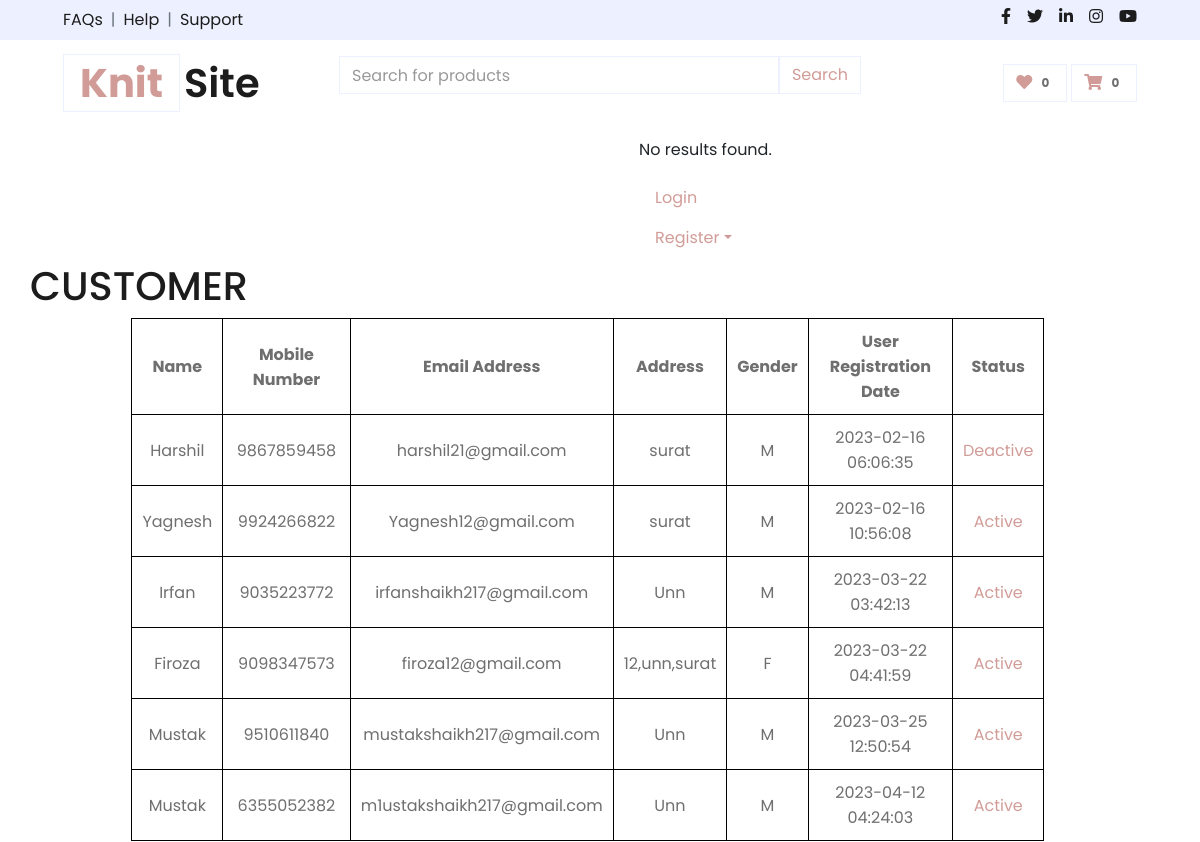
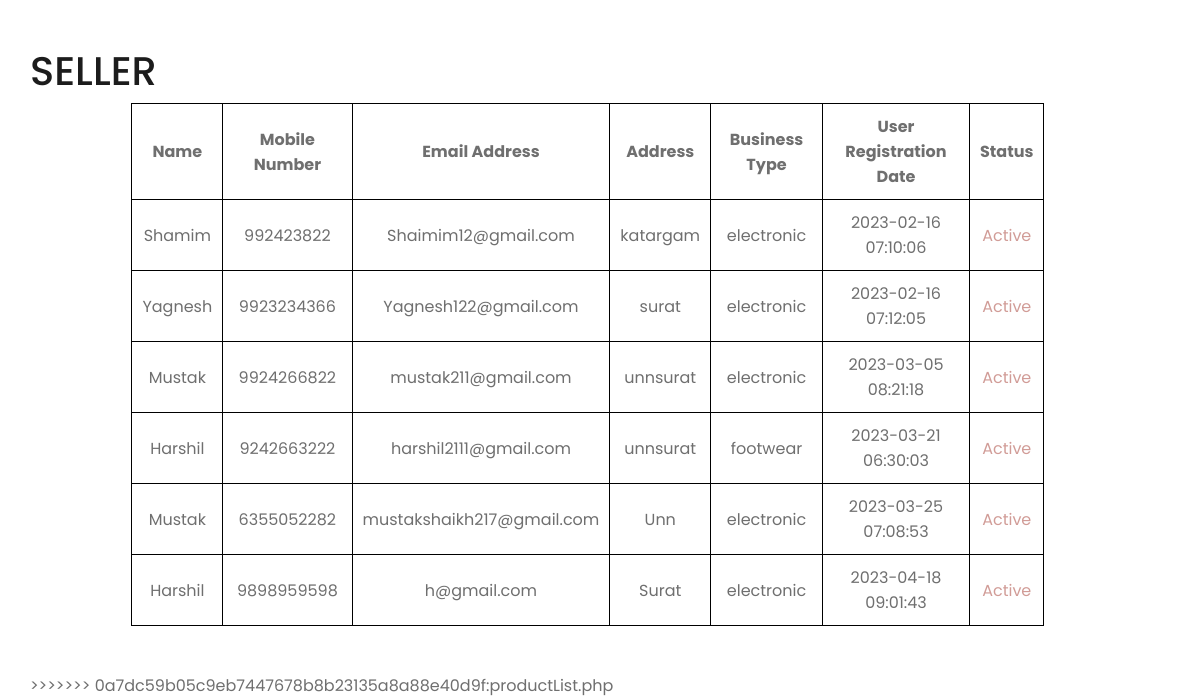
Page /productList.php on the earlier database version (2 pictures, top to bottom).
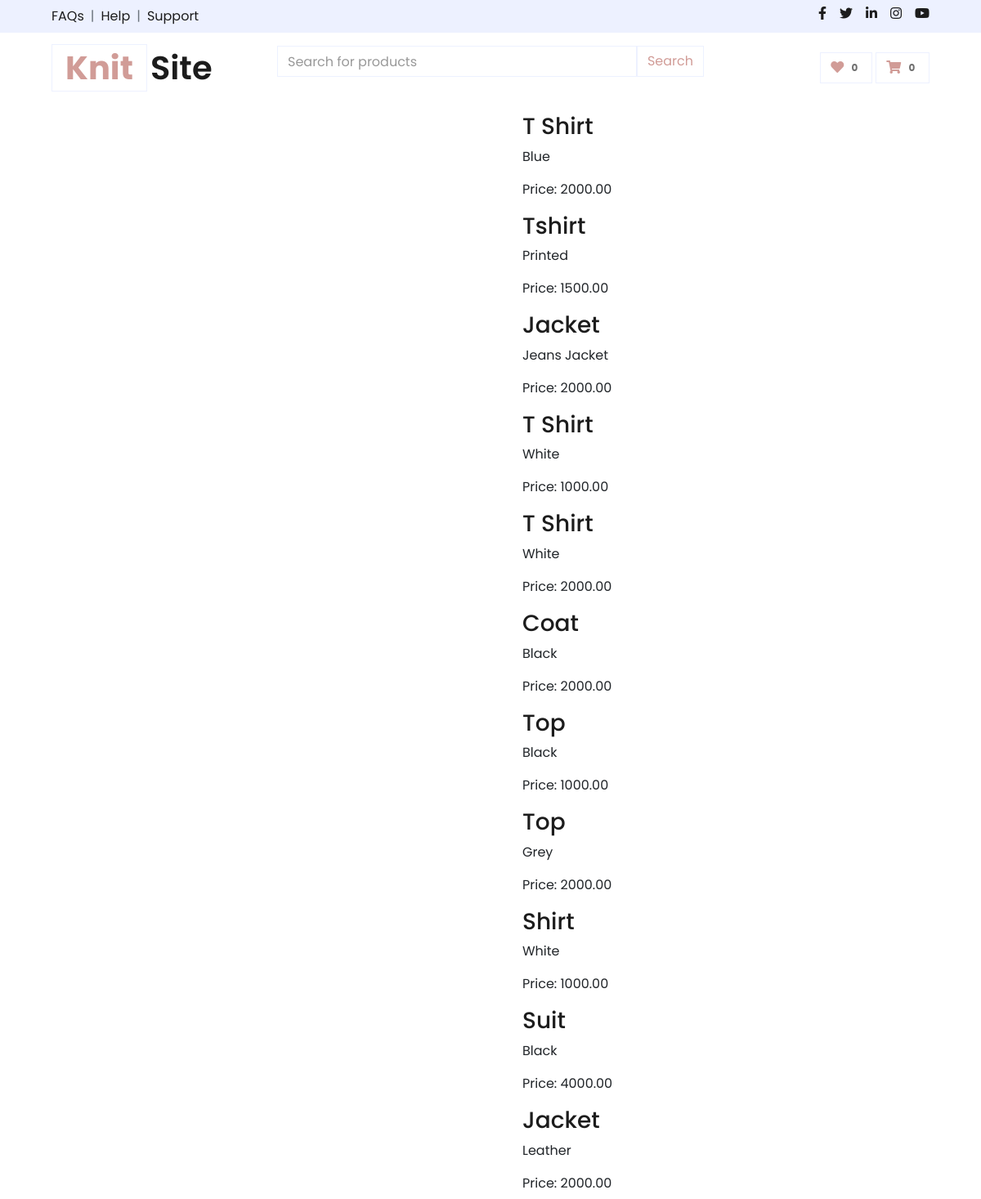
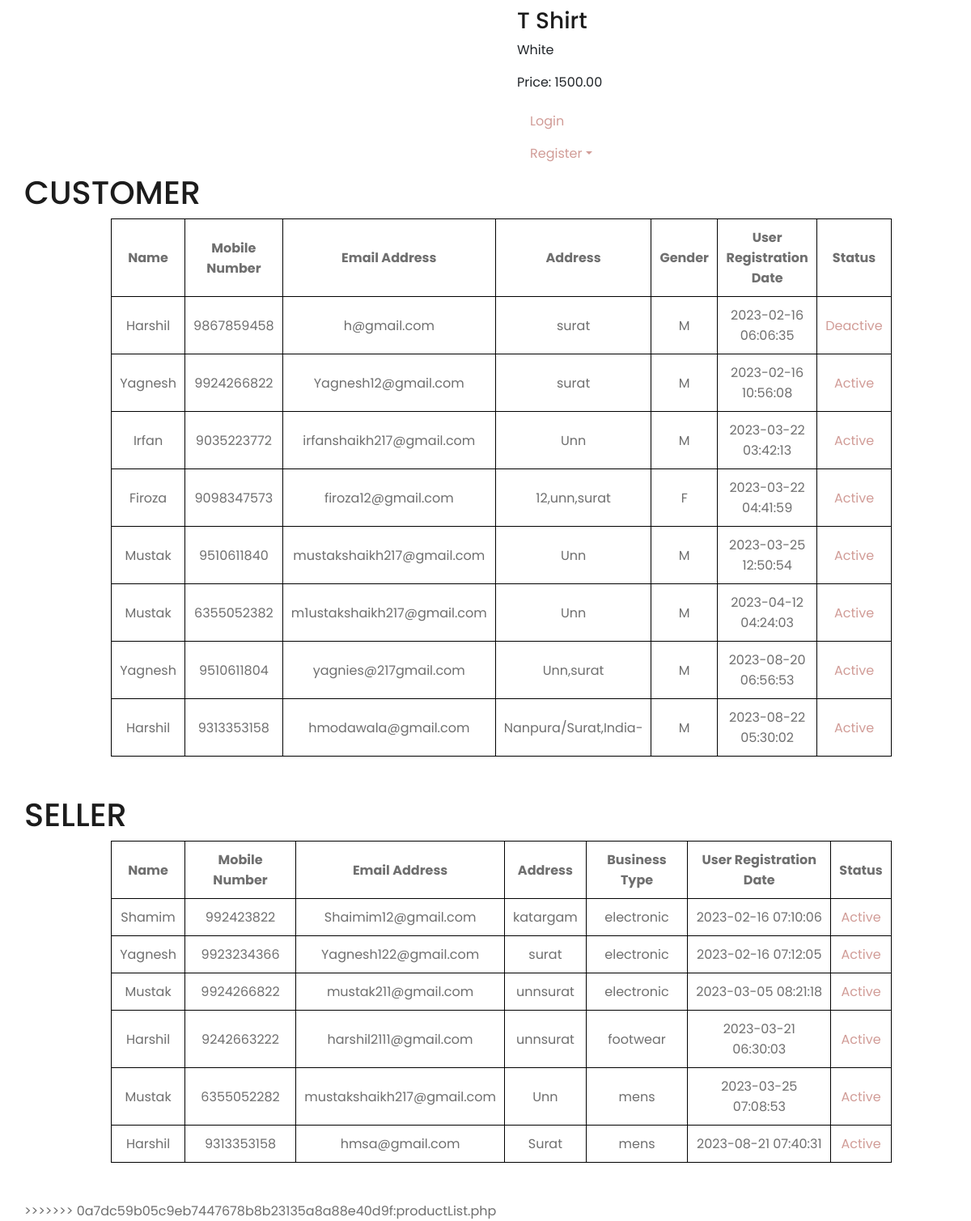
Same page on the later database version (2 pictures, top to bottom).
### tables this page shows
CREATE TABLE `customerregistration` (
  `UserId` int(11) NOT NULL,
  `UserFirstName` varchar(30) NOT NULL,
  `UserMiddleName` varchar(30) NOT NULL,
  `UserLastName` varchar(30) NOT NULL,
  `MobileNumber` char(10) NOT NULL,
  `EmailAddress` varchar(30) NOT NULL,
  `UserName` varchar(30) NOT NULL,
  `Password` char(32) NOT NULL,
  `ConfirmPassword` char(32) NOT NULL,
  `Address` varchar(50) NOT NULL,
  `Pincode` int(6) NOT NULL,
  `Gender` varchar(1) NOT NULL,
  `CreationDate` datetime NOT NULL,
  `status` varchar(1) NOT NULL DEFAULT '1'
);

CREATE TABLE `sellerregistration` (
  `SellerId` int(11) NOT NULL,
  `SellerFirstName` varchar(30) NOT NULL,
  `SellerMiddleName` varchar(30) NOT NULL,
  `SellerLastName` varchar(30) NOT NULL,
  `MobileNumber` char(10) NOT NULL,
  `EmailAddress` varchar(30) NOT NULL,
  `UserName` varchar(30) NOT NULL,
  `Password` char(32) NOT NULL,
  `ConfirmPassword` char(32) NOT NULL,
  `BusinessLocation` varchar(50) NOT NULL,
  `Pincode` int(6) NOT NULL,
  `BusinessType` varchar(20) NOT NULL,
  `CreationDate` datetime NOT NULL,
  `status` varchar(1) NOT NULL DEFAULT '1',
  `businessdoc` varchar(256) DEFAULT NULL
);

CREATE TABLE `products` (
  `id` int(11) NOT NULL,
  `name` varchar(255) NOT NULL,
  `description` text DEFAULT NULL,
  `price` decimal(10,2) NOT NULL,
  `brand_name` varchar(255) DEFAULT NULL,
  `category` varchar(255) DEFAULT NULL,
  `image_path` varchar(255) DEFAULT NULL,
  `add_date` timestamp NOT NULL DEFAULT current_timestamp(),
  `status` int(1) DEFAULT 1,
  `SID` int(11) DEFAULT NULL
);

### productList.php (the view, shortened to what the changed rows need)
<head>
    <link href="https://cdnjs.cloudflare.com/ajax/libs/font-awesome/5.10.0/css/all.min.css" rel="stylesheet">
    <link href="lib/owlcarousel/assets/owl.carousel.min.css" rel="stylesheet">
    <link href="css/style.css" rel="stylesheet">
    <link rel="stylesheet" href="https://code.jquery.com/ui/1.13.0/themes/base/jquery-ui.css">
</head>
<?php include_once 'header.php' ?>
<div class="container">
    <div class="row">
        <div class="col">
            <div class=" dropdown-item" id="search-results">
<?php
$host = 'localhost';
$dbname = 'knitsite';
$username = 'root';
$password = '';
$dsn = "mysql:host=$host;dbname=$dbname;charset=utf8mb4";
$options = [
    PDO::ATTR_ERRMODE => PDO::ERRMODE_EXCEPTION,
    PDO::ATTR_DEFAULT_FETCH_MODE => PDO::FETCH_ASSOC,
    PDO::ATTR_EMULATE_PREPARES => false,
];
try {
    $pdo = new PDO($dsn, $username, $password, $options);
} catch (PDOException $e) {
    die("Database connection failed: " . $e->getMessage());
}
$query = trim($_GET["name"]);
$stmt = $pdo->prepare("SELECT * FROM products WHERE name LIKE :query");
$stmt->bindValue(':query', '%' . $query . '%');
$stmt->execute();
$result = $stmt->fetchAll();
if (count($result) > 0) {
    foreach ($result as $row) {
        echo "<div>";
        echo "<h3>".$row['name']."</h3>";
        echo "<p>".$row['description']."</p>";
        echo "<p>Price: ".$row['price']."</p>";
        echo "</div>";
    }
} else {
    echo "<p>No results found.</p>";
}
?>
                           <a href="login1/login.php" class="nav-item nav-link" style="display: <?php if (isset($_SESSION["LoginUserName"])) { echo "none";} else { echo "block";}?>">Login</a>
                            <div class="nav-item dropdown" style="display: <?php if (isset($_SESSION["LoginUserName"])) { echo "none";} else { echo "block";}?>">
                                <a href="#" class="nav-link dropdown-toggle" data-toggle="dropdown">Register</a>
                            </div>
                        </div>
                    </div>
                <div id="header-carousel" class="carousel slide" data-ride="carousel">
                  <?php
$conn = new mysqli("localhost","root","","knitsite");
$sql = "SELECT UserId,UserFirstName,UserMiddleName,UserLastName,MobileNumber,EmailAddress,UserName,Address,Pincode,Gender,CreationDate,status FROM customerregistration";
$result = $conn->query($sql);
if ($result->num_rows > 0) {
    $row = $result->fetch_all(MYSQLI_ASSOC);
}
?>
<html>
    <h1>CUSTOMER</h1>
    <table>
        <thead>
            <tr>
                <th>Name</th>
                <th>Mobile Number</th>
                <th>Email Address</th>
                <th>Address</th>
                <th>Gender</th>
                <th>User Registration Date</th>
                <th>Status</th>
            </tr>
        </thead>
        <tbody>
            <?php
               if(!empty($row))
               foreach($row as $rows)
              {
            ?>
            <tr>
                <td><?php echo $rows['UserFirstName']; ?></td>
                <td><?php echo $rows['MobileNumber']; ?></td>
                <td><?php echo $rows['EmailAddress']; ?></td>
                <td><?php echo $rows['Address']; ?></td>
                <td><?php echo $rows['Gender']; ?></td>
                <td><?php echo $rows['CreationDate']; ?></td>
                <td><a href="active.php?cid=<?php echo $rows['UserId']; ?>&status=<?php echo $rows['status']; ?>"><?php if($rows['status']==1)echo"Active"; else echo"Deactive"?></a></td>
            </tr>
            <?php } ?>
        </tbody>
    </table>
    <br><br>
</html>
 <?php
$conn = new mysqli("localhost","root","","knitsite");
$sql = "SELECT SellerId,SellerFirstName,SellerMiddleName,SellerLastName,MobileNumber,EmailAddress,UserName,Password,BusinessLocation,Pincode,BusinessType,CreationDate,status FROM sellerregistration";
$result = $conn->query($sql);
if ($result->num_rows > 0) {
    $row = $result->fetch_all(MYSQLI_ASSOC);
}
?>
<html>
    <h1>SELLER</h1>
    <table>
        <thead>
            <tr>
                <th>Name</th>
                <th>Mobile Number</th>
                <th>Email Address</th>
                <th>Address</th>
                <th>Business Type</th>
                <th>User Registration Date</th>
                <th>Status</th>
            </tr>
        </thead>
        <tbody>
            <?php
               if(!empty($row))
               foreach($row as $rows)
              {
            ?>
            <tr>
                <td><?php echo $rows['SellerFirstName']; ?></td>
                <td><?php echo $rows['MobileNumber']; ?></td>
                <td><?php echo $rows['EmailAddress']; ?></td>
                <td><?php echo $rows['BusinessLocation']; ?></td>
                <td><?php echo $rows['BusinessType']; ?></td>
                <td><?php echo $rows['CreationDate']; ?></td>
                <td><a href="active.php?sid=<?php echo $rows['SellerId']; ?>&status=<?php echo $rows['status']; ?>"><?php if($rows['status']==1)echo"Active"; else echo"Deactive"?></a></td>
            </tr>
            <?php } ?>
        </tbody>
    </table>
    <br><br>
</html>
                </div>
            </div>
        </div>

Differences in the rows shown:
removed sellerregistration: SellerFirstName "Harshil", MobileNumber "9898959598", EmailAddress "h@gmail.com", BusinessLocation "Surat", BusinessType "electronic", CreationDate "2023-04-18 09:01:43", status "Active"
added products: name "T Shirt", description "Blue", price "2000.00"
added products: name "Tshirt", description "Printed", price "1500.00"
added products: name "Jacket", description "Jeans Jacket", price "2000.00"
added products: name "T Shirt", description "White", price "1000.00"
added products: name "T Shirt", description "White", price "2000.00"
added products: name "Coat", description "Black", price "2000.00"
added products: name "Top", description "Black", price "1000.00"
added products: name "Top", description "Grey", price "2000.00"
added products: name "Shirt", description "White", price "1000.00"
added products: name "Suit", description "Black", price "4000.00"
added products: name "Jacket", description "Leather", price "2000.00"
added products: name "T Shirt", description "White", price "1500.00"
changed customerregistration: EmailAddress "harshil21@gmail.com" → "h@gmail.com"
added customerregistration: UserFirstName "Yagnesh", MobileNumber "9510611804", EmailAddress "yagnies@217gmail.com", Address "Unn,surat", Gender "M", CreationDate "2023-08-20 06:56:53", status "Active"
added customerregistration: UserFirstName "Harshil", MobileNumber "9313353158", EmailAddress "hmodawala@gmail.com", Address "Nanpura/Surat,India-", Gender "M", CreationDate "2023-08-22 05:30:02", status "Active"
changed sellerregistration "mustakshaikh217@gmail.com": BusinessType "electronic" → "mens"
added sellerregistration: SellerFirstName "Harshil", MobileNumber "9313353158", EmailAddress "hmsa@gmail.com", BusinessLocation "Surat", BusinessType "mens", CreationDate "2023-08-21 07:40:31", status "Active"
Other differences:
text no longer shown: "No results found."
